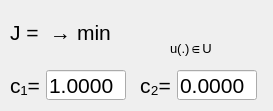
        <widget class="QWidget" name="tab_4">
         <attribute name="title">
          <string>Линейный</string>
         </attribute>
         <widget class="QLabel" name="label">
          <property name="geometry">
           <rect>
            <x>10</x>
            <y>20</y>
            <width>199</width>
            <height>25</height>
           </rect>
          </property>
          <property name="font">
           <font>
            <pointsize>16</pointsize>
           </font>
          </property>
          <property name="text">
           <string>J = &lt;x(T), c&gt; → min</string>
          </property>
         </widget>
         <widget class="QWidget" name="layoutWidget_2">
          <property name="geometry">
           <rect>
            <x>140</x>
            <y>70</y>
            <width>124</width>
            <height>32</height>
           </rect>
          </property>
          <layout class="QFormLayout" name="formLayout_18">
           <item row="0" column="0">
            <widget class="QLabel" name="label_c2">
             <property name="font">
              <font>
               <pointsize>16</pointsize>
              </font>
             </property>
             <property name="text">
              <string>c₂=</string>
             </property>
            </widget>
           </item>
           <item row="0" column="1">
            <widget class="QLineEdit" name="lineEdit_c2">
             <property name="maximumSize">
              <size>
               <width>80</width>
               <height>30</height>
              </size>
             </property>
             <property name="font">
              <font>
               <pointsize>16</pointsize>
              </font>
             </property>
             <property name="text">
              <string>0.0000</string>
             </property>
            </widget>
           </item>
          </layout>
         </widget>
         <widget class="QWidget" name="layoutWidget_3">
          <property name="geometry">
           <rect>
            <x>10</x>
            <y>70</y>
            <width>124</width>
            <height>32</height>
           </rect>
          </property>
          <layout class="QFormLayout" name="formLayout_19">
           <item row="0" column="0">
            <widget class="QLabel" name="label_c1">
             <property name="font">
              <font>
               <pointsize>16</pointsize>
              </font>
             </property>
             <property name="text">
              <string>c₁=</string>
             </property>
            </widget>
           </item>
           <item row="0" column="1">
            <widget class="QLineEdit" name="lineEdit_c1">
             <property name="maximumSize">
              <size>
               <width>80</width>
               <height>30</height>
              </size>
             </property>
             <property name="font">
              <font>
               <pointsize>16</pointsize>
              </font>
             </property>
             <property name="text">
              <string>1.0000</string>
             </property>
            </widget>
           </item>
          </layout>
         </widget>
         <widget class="QLabel" name="label_4">
          <property name="geometry">
           <rect>
            <x>170</x>
            <y>41</y>
            <width>42</width>
            <height>16</height>
           </rect>
          </property>
          <property name="font">
           <font>
            <pointsize>10</pointsize>
           </font>
          </property>
          <property name="text">
           <string>u(.)∈U</string>
          </property>
         </widget>
        </widget>
